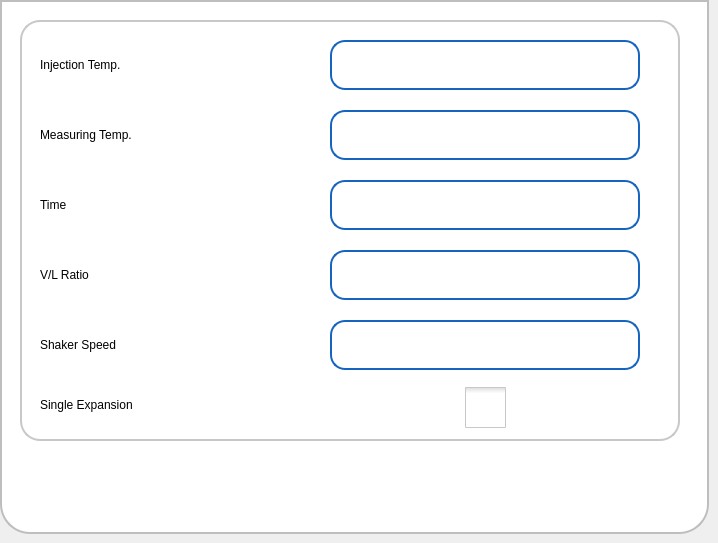
      <widget class="QWidget" name="tabParameters">
       <attribute name="title">
        <string>Parameters</string>
       </attribute>
       <widget class="QFrame" name="frParameters">
        <property name="geometry">
         <rect>
          <x>0</x>
          <y>0</y>
          <width>709</width>
          <height>534</height>
         </rect>
        </property>
        <property name="styleSheet">
         <string notr="true">background-color: rgb(255, 255, 255);
border: 2px solid #C4C4C3;
border-bottom-color: #C2C7CB; /* same as the pane color */
border-bottom-left-radius: 30px;
border-bottom-right-radius: 30px;
border-top-right-radius: 0px;
color: rgb(0, 0, 0);
font: 75 16pt &quot;Roboto Medium&quot;;
border-color:  rgb(190, 190, 190);</string>
        </property>
        <property name="frameShape">
         <enum>QFrame::StyledPanel</enum>
        </property>
        <property name="frameShadow">
         <enum>QFrame::Raised</enum>
        </property>
        <widget class="QFrame" name="frPara1">
         <property name="geometry">
          <rect>
           <x>20</x>
           <y>20</y>
           <width>660</width>
           <height>421</height>
          </rect>
         </property>
         <property name="styleSheet">
          <string notr="true">border-width: 2px;
border-style: solid;
border-radius: 20px;
color: rgb(0, 0, 0);
font: 75 16pt &quot;Roboto&quot;;
border-color:  rgb(200, 200, 200);

</string>
         </property>
         <property name="frameShape">
          <enum>QFrame::StyledPanel</enum>
         </property>
         <property name="frameShadow">
          <enum>QFrame::Raised</enum>
         </property>
         <widget class="QLabel" name="lblPara1">
          <property name="geometry">
           <rect>
            <x>20</x>
            <y>90</y>
            <width>191</width>
            <height>50</height>
           </rect>
          </property>
          <property name="styleSheet">
           <string notr="true">border-width: 0px;
font: 75 16pt &quot;Roboto Medium&quot;;</string>
          </property>
          <property name="text">
           <string>Measuring Temp.</string>
          </property>
         </widget>
         <widget class="QLabel" name="lblPara3">
          <property name="geometry">
           <rect>
            <x>20</x>
            <y>230</y>
            <width>171</width>
            <height>50</height>
           </rect>
          </property>
          <property name="styleSheet">
           <string notr="true">border-width: 0px;
font: 75 16pt &quot;Roboto Medium&quot;;</string>
          </property>
          <property name="text">
           <string>V/L Ratio</string>
          </property>
         </widget>
         <widget class="QLabel" name="lblPara2">
          <property name="geometry">
           <rect>
            <x>20</x>
            <y>160</y>
            <width>171</width>
            <height>50</height>
           </rect>
          </property>
          <property name="styleSheet">
           <string notr="true">border-width: 0px;
font: 75 16pt &quot;Roboto Medium&quot;;</string>
          </property>
          <property name="text">
           <string>Time</string>
          </property>
         </widget>
         <widget class="sQLEExtend" name="lePara1">
          <property name="geometry">
           <rect>
            <x>310</x>
            <y>90</y>
            <width>310</width>
            <height>50</height>
           </rect>
          </property>
          <property name="focusPolicy">
           <enum>Qt::ClickFocus</enum>
          </property>
          <property name="styleSheet">
           <string notr="true">QLineEdit { 
	padding: 1px 18px 1px 10px;
	background-color: rgb(255,255,255);
	border-width: 2px;
	border-color: rgb(21, 100, 192);
	border-style: solid;
	border-radius: 15;
	color: rgb(0, 0, 0);
	font: 75 16pt &quot;Roboto Medium&quot;;
}

QLineEdit:read-only {
	background-color: rgb(241, 241, 241);
}
QLineEdit[error=true] {
border-color: red;
}
QLineEdit[error=false] {
border-color: rgb(21, 100, 192);
}

</string>
          </property>
          <property name="text">
           <string/>
          </property>
          <property name="maxLength">
           <number>15</number>
          </property>
          <property name="alignment">
           <set>Qt::AlignCenter</set>
          </property>
         </widget>
         <widget class="sQLEExtend" name="lePara2">
          <property name="geometry">
           <rect>
            <x>310</x>
            <y>160</y>
            <width>310</width>
            <height>50</height>
           </rect>
          </property>
          <property name="focusPolicy">
           <enum>Qt::ClickFocus</enum>
          </property>
          <property name="styleSheet">
           <string notr="true">QLineEdit { 
	padding: 1px 18px 1px 10px;
	background-color: rgb(255,255,255);
	border-width: 2px;
	border-color: rgb(21, 100, 192);
	border-style: solid;
	border-radius: 15;
	color: rgb(0, 0, 0);
	font: 75 16pt &quot;Roboto Medium&quot;;
}

QLineEdit:read-only {
	background-color: rgb(241, 241, 241);
}
QLineEdit[error=true] {
border-color: red;
}
QLineEdit[error=false] {
border-color: rgb(21, 100, 192);
}

</string>
          </property>
          <property name="text">
           <string/>
          </property>
          <property name="maxLength">
           <number>15</number>
          </property>
          <property name="alignment">
           <set>Qt::AlignCenter</set>
          </property>
         </widget>
         <widget class="sQLEExtend" name="lePara3">
          <property name="geometry">
           <rect>
            <x>310</x>
            <y>230</y>
            <width>310</width>
            <height>50</height>
           </rect>
          </property>
          <property name="focusPolicy">
           <enum>Qt::ClickFocus</enum>
          </property>
          <property name="styleSheet">
           <string notr="true">QLineEdit { 
	padding: 1px 18px 1px 10px;
	background-color: rgb(255,255,255);
	border-width: 2px;
	border-color: rgb(21, 100, 192);
	border-style: solid;
	border-radius: 15;
	color: rgb(0, 0, 0);
	font: 75 16pt &quot;Roboto Medium&quot;;
}

QLineEdit:read-only {
	background-color: rgb(241, 241, 241);
}
QLineEdit[error=true] {
border-color: red;
}
QLineEdit[error=false] {
border-color: rgb(21, 100, 192);
}

</string>
          </property>
          <property name="text">
           <string/>
          </property>
          <property name="maxLength">
           <number>15</number>
          </property>
          <property name="alignment">
           <set>Qt::AlignCenter</set>
          </property>
         </widget>
         <widget class="sQLEExtend" name="lePara4">
          <property name="geometry">
           <rect>
            <x>310</x>
            <y>300</y>
            <width>310</width>
            <height>50</height>
           </rect>
          </property>
          <property name="focusPolicy">
           <enum>Qt::ClickFocus</enum>
          </property>
          <property name="styleSheet">
           <string notr="true">QLineEdit { 
	padding: 1px 18px 1px 10px;
	background-color: rgb(255,255,255);
	border-width: 2px;
	border-color: rgb(21, 100, 192);
	border-style: solid;
	border-radius: 15;
	color: rgb(0, 0, 0);
	font: 75 16pt &quot;Roboto Medium&quot;;
}

QLineEdit:read-only {
	background-color: rgb(241, 241, 241);
}
QLineEdit[error=true] {
border-color: red;
}
QLineEdit[error=false] {
border-color: rgb(21, 100, 192);
}

</string>
          </property>
          <property name="text">
           <string/>
          </property>
          <property name="maxLength">
           <number>15</number>
          </property>
          <property name="alignment">
           <set>Qt::AlignCenter</set>
          </property>
         </widget>
         <widget class="QLabel" name="lblPara4">
          <property name="geometry">
           <rect>
            <x>20</x>
            <y>300</y>
            <width>171</width>
            <height>50</height>
           </rect>
          </property>
          <property name="styleSheet">
           <string notr="true">border-width: 0px;
font: 75 16pt &quot;Roboto Medium&quot;;</string>
          </property>
          <property name="text">
           <string>Shaker Speed</string>
          </property>
         </widget>
         <widget class="QCheckBox" name="cbSingleExpEnable">
          <property name="geometry">
           <rect>
            <x>445</x>
            <y>360</y>
            <width>41</width>
            <height>55</height>
           </rect>
          </property>
          <property name="focusPolicy">
           <enum>Qt::ClickFocus</enum>
          </property>
          <property name="styleSheet">
           <string notr="true">QCheckBox {
    spacing: 5px;
 border: 0px solid #999999;

}

QCheckBox::indicator {
    width: 41px;
    height: 41px;
}

QCheckBox::indicator:unchecked {
	image: url(:/images/icons/ancheck.png);
}

QCheckBox::indicator:unchecked:disabled{
	image: url(:/images/icons/andcheck.png);
}
QCheckBox::indicator:checked:disabled{
	image: url(:/images/icons/adcheck.png);
}

/*
QCheckBox::indicator:unchecked:hover {
    image: url(:/images/checkbox_unchecked_hover.png);
}

QCheckBox::indicator:unchecked:pressed {
    image: url(:/images/checkbox_unchecked_pressed.png);
}
*/

QCheckBox::indicator:checked {
    image: url(:/images/icons/acheck.png);
}
/*
QCheckBox::indicator:checked:hover {
    image: url(:/images/checkbox_checked_hover.png);
}

QCheckBox::indicator:checked:pressed {
    image: url(:/images/checkbox_checked_pressed.png);
}
*/
QCheckBox::indicator:indeterminate:hover {
    image: url(:/images/checkbox_indeterminate_hover.png);
}
/*
QCheckBox::indicator:indeterminate:pressed {
    image: url(:/images/checkbox_indeterminate_pressed.png);
}
*/</string>
          </property>
          <property name="text">
           <string/>
          </property>
         </widget>
         <widget class="QLabel" name="lblPara5">
          <property name="geometry">
           <rect>
            <x>20</x>
            <y>360</y>
            <width>191</width>
            <height>50</height>
           </rect>
          </property>
          <property name="styleSheet">
           <string notr="true">border-width: 0px;
font: 75 16pt &quot;Roboto Medium&quot;;</string>
          </property>
          <property name="text">
           <string>Single Expansion</string>
          </property>
         </widget>
         <widget class="sQLEExtend" name="leInjectPara6">
          <property name="geometry">
           <rect>
            <x>310</x>
            <y>20</y>
            <width>310</width>
            <height>50</height>
           </rect>
          </property>
          <property name="focusPolicy">
           <enum>Qt::ClickFocus</enum>
          </property>
          <property name="styleSheet">
           <string notr="true">QLineEdit { 
	padding: 1px 18px 1px 10px;
	background-color: rgb(255,255,255);
	border-width: 2px;
	border-color: rgb(21, 100, 192);
	border-style: solid;
	border-radius: 15;
	color: rgb(0, 0, 0);
	font: 75 16pt &quot;Roboto Medium&quot;;
}

QLineEdit:read-only {
	background-color: rgb(241, 241, 241);
}
QLineEdit[error=true] {
border-color: red;
}
QLineEdit[error=false] {
border-color: rgb(21, 100, 192);
}

</string>
          </property>
          <property name="text">
           <string/>
          </property>
          <property name="maxLength">
           <number>15</number>
          </property>
          <property name="alignment">
           <set>Qt::AlignCenter</set>
          </property>
         </widget>
         <widget class="QLabel" name="lblPara1_2">
          <property name="geometry">
           <rect>
            <x>20</x>
            <y>20</y>
            <width>171</width>
            <height>50</height>
           </rect>
          </property>
          <property name="styleSheet">
           <string notr="true">border-width: 0px;
font: 75 16pt &quot;Roboto Medium&quot;;</string>
          </property>
          <property name="text">
           <string>Injection Temp.</string>
          </property>
         </widget>
        </widget>
       </widget>
      </widget>
